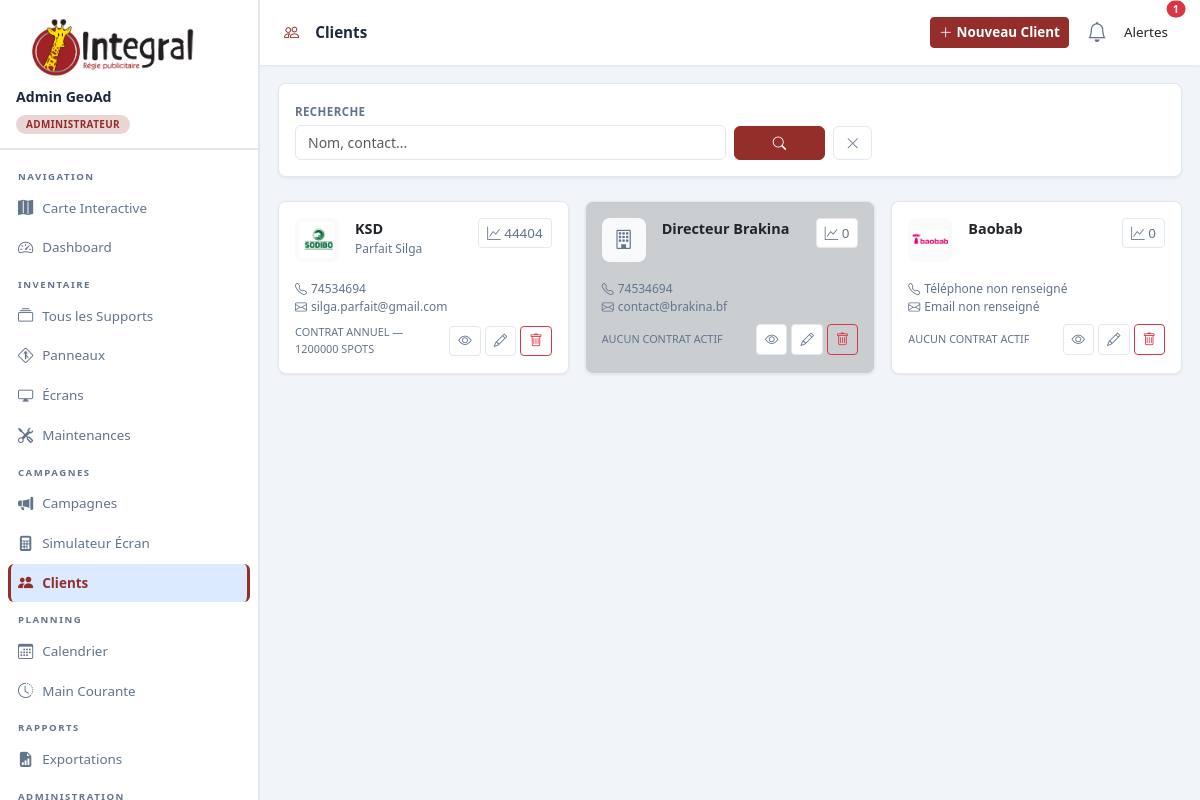
The page /campaigns/clients/ (signed in) on the database its author committed.
### accounts/models.py (models this page shows, shortened)
class User(AbstractUser):
    ROLE_ADMIN      = 'admin'
    ROLE_STAFF      = 'staff'
    ROLE_TECHNICIEN = 'technicien'
    ROLE_CLIENT     = 'client'
    ROLE_CHOICES = [
        (ROLE_ADMIN,      'Administrateur'),
        (ROLE_STAFF,      'Staff Régie'),
        (ROLE_TECHNICIEN, 'Technicien'),
        (ROLE_CLIENT,     'Client'),
    ]
    role           = models.CharField(max_length=20, choices=ROLE_CHOICES, default=ROLE_STAFF)
    telephone      = models.CharField(max_length=30, blank=True)
    avatar         = models.ImageField(upload_to='avatars/', blank=True, null=True)
    client_profile = models.OneToOneField(
        'campaigns.Client', on_delete=models.SET_NULL,
        null=True, blank=True, related_name='user_account'
    )
    class Meta:
        verbose_name        = 'Utilisateur'
        verbose_name_plural = 'Utilisateurs'
    def get_role_display(self):
        return get_choice_label(self, 'role', self.ROLE_CHOICES)
    @property
    def is_admin(self):
        return self.role == self.ROLE_ADMIN or self.is_superuser
    @property
    def is_staff_regie_role(self):
        return self.role in (self.ROLE_ADMIN, self.ROLE_STAFF) or self.is_superuser
    @property
    def is_technicien(self):
        return self.role == self.ROLE_TECHNICIEN
    @property
    def is_client(self):
        return self.role == self.ROLE_CLIENT
    @property
    def client(self):
        """Raccourci : retourne le Client lié ou None."""
        if self.role == self.ROLE_CLIENT:
            return self.client_profile
        return None

### campaigns/models.py (models this page shows, shortened)
class Client(models.Model):
    nom           = models.CharField(max_length=200, verbose_name="Raison sociale / Nom")
    contact_nom   = models.CharField(max_length=150, blank=True, verbose_name="Nom du Contact principal")
    telephone     = models.CharField(max_length=30, blank=True)
    email         = models.EmailField(blank=True)
    adresse       = models.TextField(blank=True)
    logo          = models.ImageField(upload_to='logos/', blank=True, null=True)
    notes         = models.TextField(blank=True)
    created_at    = models.DateTimeField(auto_now_add=True)
    actif         = models.BooleanField(default=True)
    class Meta:
        verbose_name = "Client"
        verbose_name_plural = "Clients"
        ordering = ['nom']
    def get_contrat_actif(self):
        today = timezone.now().date()
        return self.contrats.filter(
            actif=True,
            date_debut__lte=today,
            date_fin__gte=today,
        ).order_by('-date_debut').first()
    def get_type_contrat_display(self):
        contrat = self.get_contrat_actif()
        if contrat:
            return f"{contrat.get_type_contrat_display()} — {contrat.nb_spots} spots"
        return "Aucun contrat actif"

class Contrat(models.Model):
    client       = models.ForeignKey(Client, on_delete=models.CASCADE, related_name='contrats')
    type_contrat = models.CharField(max_length=20, choices=TYPE_CONTRAT_CHOICES, default='ponctuel')
    nom          = models.CharField(max_length=200, blank=True, verbose_name="Nom du contrat (optionnel)")
    date_debut   = models.DateField(verbose_name="Date de début")
    date_fin     = models.DateField(verbose_name="Date de fin")
    nb_spots     = models.PositiveIntegerField(default=0, verbose_name="Nombre de spots")
    actif        = models.BooleanField(default=True)
    archive      = models.BooleanField(default=True)
    notes        = models.TextField(blank=True)
    created_at   = models.DateTimeField(auto_now_add=True)
    class Meta:
        verbose_name = "Contrat"
        verbose_name_plural = "Contrats"
        ordering = ['-date_debut']

### campaigns/views.py (the view)
# urls.py: path('clients/', views.ClientListView.as_view(), name='client_list'),
class ClientListView(StaffRequiredMixin, ListView):
    model = Client
    template_name = 'campaigns/client_list.html'
    context_object_name = 'clients'
    def get_queryset(self):
        qs = Client.objects.annotate(
            cp_panneau=Count('campagnes', filter=Q(campagnes__statut='en_cours', campagnes__type_support='panneau', campagnes__actif=True)),
            cp_ecran=Count('campagnes', filter=Q(campagnes__statut='en_cours', campagnes__type_support='ecran', campagnes__actif=True)),
            cp_total=Count('campagnes', filter=Q(campagnes__statut='en_cours', campagnes__actif=True)),
        )
        q = self.request.GET.get('q', '')
        if q:
            qs = qs.filter(Q(nom__icontains=q) | Q(contact_nom__icontains=q))
        return qs.prefetch_related('campagnes')
    def get_context_data(self, **kwargs):
        context = super().get_context_data(**kwargs)
        for client in context['clients']:
            campagnes_actives = [c for c in client.campagnes.all() if c.statut == 'en_cours' and c.actif]
            client.campagnes_stats = {
                'panneau': client.cp_panneau,
                'ecran': client.cp_ecran,
                'total': client.cp_total,
            }
            client.spots_stats = {
                'panneau': sum(c.calculer_nombre_spots() for c in campagnes_actives if c.type_support == 'panneau'),
                'ecran': sum(c.calculer_nombre_spots() for c in campagnes_actives if c.type_support == 'ecran'),
                'total': sum(c.calculer_nombre_spots() for c in campagnes_actives),
            }
        if not self.request.user.is_admin:
            context['clients'] = context['clients'].filter(actif=True)
        context['q'] = self.request.GET.get('q', '')
        context['title'] = 'Liste des Clients'
        return context

### templates/campaigns/client_list.html (shortened to what this page needs)
{% extends 'base.html' %}
{% block topbar_title %}<i class="bi bi-people me-2" style="color:var(--color-primary)"></i>Clients{% endblock %}
{% block topbar_actions %}
  {% if user.is_staff_regie_role %}
  <a href="{% url 'client_create' %}" class="btn btn-primary btn-sm"><i class="bi bi-plus-lg me-1"></i>Nouveau Client</a>
  {% endif %}
{% endblock %}
{% block content %}
<div class="card mb-4">
  <div class="card-body">
    <form method="get" class="row g-2 align-items-end">
      <div class="col-md-6">
        <label class="form-label">Recherche</label>
        <input type="text" name="q" value="{{ q }}" class="form-control" placeholder="Nom, contact...">
      </div>
      <div class="col-md-2 d-flex gap-2">
        <button type="submit" class="btn btn-primary flex-fill"><i class="bi bi-search"></i></button>
        <a href="{% url 'client_list' %}" class="btn btn-outline-secondary"><i class="bi bi-x-lg"></i></a>
      </div>
    </form>
  </div>
</div>
<div class="row g-3">
  {% for c in clients %}
  <div class="col-md-6 col-lg-4" >
    <div class="card h-100" style="{% if c.actif %}background-color: #00000029;{% endif %}">
      <div class="card-body">
        <div class="d-flex align-items-start gap-3 mb-3">
          {% if c.logo %}
          <img src="{{ c.logo.url }}" style="width:44px;height:44px;object-fit:contain;border-radius:8px;background:var(--bg-card2);padding:4px;flex-shrink:0">
          {% else %}
          <div style="width:44px;height:44px;background:var(--bg-card2);border-radius:8px;display:flex;align-items:center;justify-content:center;flex-shrink:0">
            <i class="bi bi-building" style="font-size:1.2rem;color:var(--text-muted)"></i>
          </div>
          {% endif %}
          <div class="flex-grow-1 overflow-hidden">
            <div style="font-weight:700;font-size:.9rem;white-space:nowrap;overflow:hidden;text-overflow:ellipsis">{{ c.nom }}</div>
            <div style="font-size:.75rem;color:var(--text-muted)">{{ c.contact_nom }}</div>
          </div>
          <div>
            <p class="btn btn-sm btn-outline-secondary"><i class="bi bi-graph-up"></i> {{ c.spots_stats.total }}</p>
          </div>
        </div>
        <div style="font-size:.75rem;color:var(--text-muted);margin-bottom:6px">
          <div><i class="bi bi-telephone me-1"></i>{% if c.telephone %}{{ c.telephone }}{% else %}Téléphone non renseigné{% endif %}</div>
          <div><i class="bi bi-envelope me-1"></i>{% if c.email %}{{ c.email }}{% else %}Email non renseigné{% endif %}</div>
        </div>
        <div class="d-flex justify-content-between align-items-center mt-2">
          <span style="font-size:.68rem;font-family:var(--mono);color:var(--text-muted);text-transform:uppercase">{{ c.get_type_contrat_display }}</span>
          <div class="d-flex gap-1">
            <a href="{% url 'client_detail' c.pk %}" class="btn btn-sm btn-outline-secondary"><i class="bi bi-eye"></i></a>
            {% if user.is_staff_regie_role %}
            <a href="{% url 'client_edit' c.pk %}" class="btn btn-sm btn-outline-secondary"><i class="bi bi-pencil"></i></a>
            <a href="{% url 'client_delete' c.pk %}" class="btn btn-sm btn-outline-danger"><i class="bi bi-trash"></i></a>
            {% endif %}
          </div>
        </div>
      </div>
    </div>
  </div>
  {% empty %}
  <div class="col-12"><div class="card"><div class="card-body text-center py-4" style="color:var(--text-muted)">Aucun client.</div></div></div>
  {% endfor %}
</div>
{% endblock %}

### templates/base.html (shortened to what this page needs)
{% load static %}
<!doctype html>
<html lang="fr">
  <head>
    <link href="https://cdn.jsdelivr.net/npm/bootstrap@5.3.2/dist/css/bootstrap.min.css" rel="stylesheet" />
    <link href="https://cdn.jsdelivr.net/npm/bootstrap-icons@1.11.3/font/bootstrap-icons.css" rel="stylesheet" />
    <link rel="stylesheet" href="https://unpkg.com/leaflet@1.9.4/dist/leaflet.css" />
  </head>
  <body>
    <aside class="sidebar" id="sidebar">
      <div class="sidebar-brand d-flex align-items-center justify-content-between">
        <div>
          <div class="brand-name">
            <img style="height: 60px" src="{% static 'img/logo.png' %}" alt="Logo" />
          </div>
          {% if user.is_authenticated %}
          <div style="margin-top: 8px">
            <div style="font-weight:700;font-size:.88rem;color:var(--text);white-space:nowrap;overflow:hidden;text-overflow:ellipsis;max-width:180px;">
              {{ user.get_full_name|default:user.username }}
            </div>
            <div class="role-pill">{{ user.get_role_display }}</div>
          </div>
          {% endif %}
        </div>
      </div>
      <nav class="sidebar-nav">
        {% if user.is_authenticated %}
          {% if not user.is_client %}
            <div class="nav-label">Navigation</div>
            <a href="{% url 'carte' %}" class="nav-link {% if request.resolver_match.url_name == 'carte' %}active{% endif %}">
              <i class="bi bi-map-fill"></i>Carte Interactive
            </a>
            <a href="{% url 'dashboard' %}" class="nav-link {% if request.resolver_match.url_name == 'dashboard' %}active{% endif %}">
              <i class="bi bi-speedometer2"></i>Dashboard
            </a>
            <div class="nav-label">Inventaire</div>
            <a href="{% url 'support_list' %}" class="nav-link {% if 'support' in request.resolver_match.url_name and not request.GET.type %}active{% endif %}">
              <i class="bi bi-collection"></i>Tous les Supports
            </a>
            <a href="{% url 'support_list' %}?type=panneau" class="nav-link {% if request.GET.type == 'panneau' %}active{% endif %}">
              <i class="bi bi-sign-merge-right"></i>Panneaux
            </a>
            <a href="{% url 'support_list' %}?type=ecran" class="nav-link {% if request.GET.type == 'ecran' %}active{% endif %}">
              <i class="bi bi-display"></i>Écrans
            </a>
            <a href="{% url 'maintenance_list' %}" class="nav-link {% if 'maintenance' in request.resolver_match.url_name %}active{% endif %}">
              <i class="bi bi-tools"></i>Maintenances
            </a>
            {% if not user.is_technicien %}
              <div class="nav-label">Campagnes</div>
              <a href="{% url 'campagne_list' %}" class="nav-link {% if 'campagne' in request.resolver_match.url_name %}active{% endif %}">
                <i class="bi bi-megaphone-fill"></i>Campagnes
              </a>
              <a href="{% url 'simulation_ecran' %}" class="nav-link {% if request.resolver_match.url_name == 'simulation_ecran1' %}active{% endif %}">
                <i class="bi bi-calculator-fill"></i>Simulateur Écran
              </a>
              <a href="{% url 'client_list' %}" class="nav-link {% if 'client' in request.resolver_match.url_name %}active{% endif %}">
                <i class="bi bi-people-fill"></i>Clients
              </a>
              <div class="nav-label">Planning</div>
              <a href="{% url 'planning_calendrier' %}" class="nav-link {% if request.resolver_match.url_name == 'planning_calendrier' %}active{% endif %}">
                <i class="bi bi-calendar3"></i>Calendrier
              </a>
              <a href="{% url 'main_courante' %}" class="nav-link {% if request.resolver_match.url_name == 'main_courante' %}active{% endif %}">
                <i class="bi bi-clock-history"></i>Main Courante
              </a>
              <div class="nav-label">Rapports</div>
              <a href="{% url 'reports_index' %}" class="nav-link {% if request.resolver_match.url_name == 'reports_index' %}active{% endif %}">
                <i class="bi bi-file-earmark-bar-graph-fill"></i>Exportations
              </a>
            {% endif %}
          {% endif %}
          {% if user.is_admin %}
          <div class="nav-label">Administration</div>
          {% endif %}
        {% endif %}
      </nav>
    </aside>
    <div class="main-wrap">
      <header class="topbar">
        <div class="topbar-title">
          {% block topbar_title %}Integral{% endblock %}
        </div>
        {% block topbar_actions %}{% endblock %}
        <div class="dropdown">
          <a class="nav-link position-relative d-inline-flex align-items-center cursor-pointer px-2"
            id="alertsDropdown" role="button"
            data-bs-toggle="dropdown" aria-expanded="false">
            <div class="icon-wrapper">
              <i class="bi bi-bell fs-5"></i>
              {% if alertes %}
              <span class="position-absolute top-0 start-100 translate-middle badge rounded-pill bg-danger border border-2 border-white alert-badge">
                {{ alertes|length }}
              </span>
              {% endif %}
            </div>
            <span class="ms-2 d-none d-lg-inline fw-medium text-dark">Alertes</span>
          </a>
        </div>
      </header>
      <div class="page-content {% block full_page %}{% endblock %}">
        {% block content %}{% endblock %}
      </div>
    </div>
  </body>
</html>

### rows shown on the page
User: get_full_name "Admin GeoAd", role "ADMINISTRATEUR"
Client: logo (picture), nom "KSD", contact_nom "Parfait Silga", spots_stats.total "44404", telephone "74534694", email "silga.parfait@gmail.com", type_contrat "CONTRAT ANNUEL — 1200000 SPOTS"
Client: nom "Directeur Brakina", spots_stats.total "0", telephone "74534694", email "contact@brakina.bf", type_contrat "AUCUN CONTRAT ACTIF"
Client: logo (picture), nom "Baobab", spots_stats.total "0", telephone "Téléphone non renseigné", email "Email non renseigné", type_contrat "AUCUN CONTRAT ACTIF"

### other values the page prints
{{ alertes|length }} "1"
